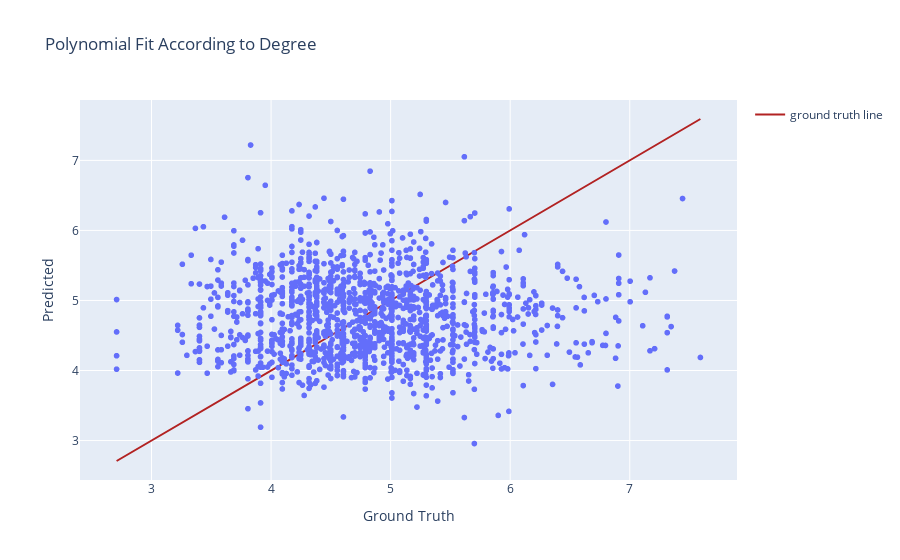

Source (notebook cell):
### Code cell
plot_graphs(y_test, yhat_test, degree=1)

### Figure 1 — Plotly figure (JSON) as saved in the notebook; plotly's stock layout.template omitted (floating-point values rounded to 4 significant figures; data arrays with more than 128 entries replaced by an {"elided": "..."} marker saying what was removed)
{"data": [{"hovertemplate": "ground truth=%{x}<br>Predicted=%{y}<extra></extra>", "legendgroup": "", "marker": {"color": "#636efa", "symbol": "circle"}, "mode": "markers", "name": "", "showlegend": false, "type": "scattergl", "x": {"elided": "1478 float values"}, "xaxis": "x", "y": {"elided": "1478 float values"}, "yaxis": "y"}, {"line": {"color": "firebrick", "width": 2}, "mode": "lines", "name": "ground truth line", "type": "scatter", "x": {"elided": "1478 float values"}, "y": {"elided": "1478 float values"}}], "layout": {"legend": {"tracegroupgap": 0}, "title": {"text": "Polynomial Fit According to Degree"}, "xaxis": {"anchor": "y", "domain": [0, 1], "title": {"text": "Ground Truth"}}, "yaxis": {"anchor": "x", "domain": [0, 1], "title": {"text": "Predicted"}}}}
